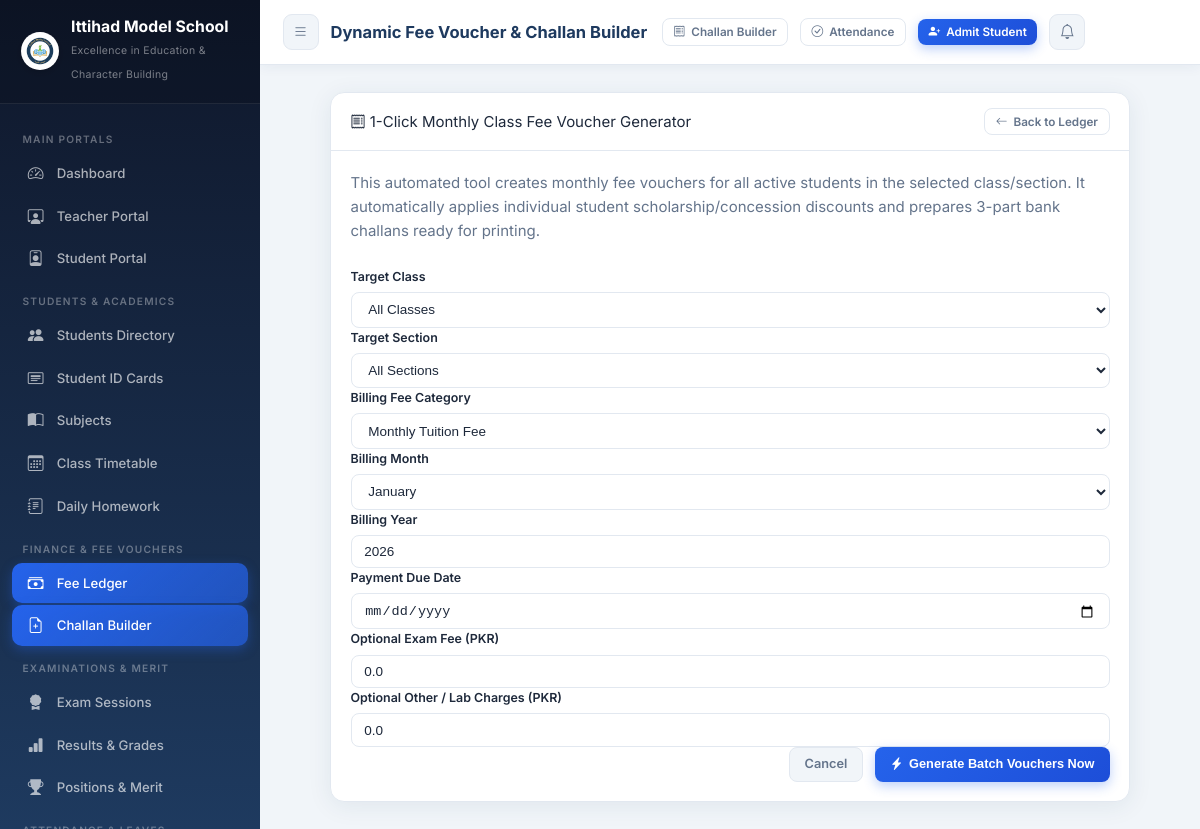
Page /fees/bulk-generate/ (signed in) on the committed database.
### core/models.py (models this page shows, shortened)
class SchoolSetting(models.Model):
    school_name        = models.CharField(max_length=200, default='Ittihad Model School')
    tagline            = models.CharField(max_length=250, default='Excellence in Education & Character Building')
    registration_no    = models.CharField(max_length=100, default='REG-IMS-2026-987')
    address            = models.TextField(default='Sector H-9, Educational Complex, Capital City')
    contact_phone      = models.CharField(max_length=50, default='+92 51 9876543 / 0300-1234567')
    email              = models.EmailField(default='info@ittihadmodelschool.edu.pk')
    website            = models.URLField(default='https://ittihadmodelschool.edu.pk', blank=True)
    logo               = models.ImageField(upload_to='school_branding/', default='school_branding/logo.png', blank=True, null=True)
    bank_name          = models.CharField(max_length=100, default='National Allied Bank Ltd')
    bank_account_title = models.CharField(max_length=150, default='Ittihad Model School Trust')
    bank_account_no    = models.CharField(max_length=50, default='0123-4567890123')
    iban               = models.CharField(max_length=50, default='PK36NABL0000012345678901')
    bank_branch        = models.CharField(max_length=100, default='Main Campus Branch (Code: 0422)')
    currency_symbol    = models.CharField(max_length=10, default='PKR')
    late_fee_per_day   = models.DecimalField(max_digits=8, decimal_places=2, default=50.00)
    principal_name     = models.CharField(max_length=100, default='Prof. Dr. Sarah Jenkins')
    @classmethod
    def get_settings(cls):
        obj, _ = cls.objects.get_or_create(
            id=1,
            defaults={
                'school_name': 'Ittihad Model School',
                'tagline': 'Excellence in Education & Character Building',
                'logo': 'school_branding/logo.png',
            }
        )
        return obj

### core/views.py (the view, shortened to what this page needs)
# urls.py: path('fees/bulk-generate/',          views.bulk_voucher_generate,    name='bulk_voucher_generate'),
@login_required
def bulk_voucher_generate(request):
    form = BulkVoucherForm(request.POST or None)
    return render(request, 'core/bulk_voucher_form.html', {'form': form, 'title': 'Bulk Fee Voucher Builder'})

### core/forms.py
class BulkVoucherForm(forms.Form):
    student_class = forms.ChoiceField(choices=[('All', 'All Classes')] + CLASS_CHOICES, widget=forms.Select(attrs={'class': 'form-select'}))
    section = forms.ChoiceField(choices=[('All', 'All Sections')] + SECTION_CHOICES, widget=forms.Select(attrs={'class': 'form-select'}))
    fee_type = forms.ChoiceField(choices=FEE_TYPE, initial='Monthly', widget=forms.Select(attrs={'class': 'form-select'}))
    month = forms.ChoiceField(choices=MONTH_CHOICES, widget=forms.Select(attrs={'class': 'form-select'}))
    year = forms.IntegerField(initial=2026, widget=forms.NumberInput(attrs={'class': 'form-control'}))
    due_date = forms.DateField(widget=forms.DateInput(attrs={'class': 'form-control', 'type': 'date'}))
    exam_fee = forms.DecimalField(required=False, initial=0.00, widget=forms.NumberInput(attrs={'class': 'form-control'}))
    other_fee = forms.DecimalField(required=False, initial=0.00, widget=forms.NumberInput(attrs={'class': 'form-control'}))

### core/context_processors.py (called while the page is built)
def school_settings_processor(request):
    try:
        setting = SchoolSetting.get_settings()
    except Exception:
        setting = None
    return {
        'school_setting': setting,
        'SCHOOL_NAME': setting.school_name if setting else 'Ittihad Model School',
    }

### templates/core/bulk_voucher_form.html (shortened to what this page needs)
{% extends "base.html" %}
{% block page_title %}Dynamic Fee Voucher & Challan Builder{% endblock %}
{% block content %}
<div class="form-container fade-in" style="max-width: 800px; margin: 0 auto;">
  <div class="card">
    <div class="card-header">
      <div class="card-title"><i class="bi bi-receipt text-primary"></i> 1-Click Monthly Class Fee Voucher Generator</div>
      <a href="{% url 'fee_list' %}" class="btn btn-outline btn-sm"><i class="bi bi-arrow-left"></i> Back to Ledger</a>
    </div>
    <div class="card-body">
      <p class="text-muted mb-4">
        This automated tool creates monthly fee vouchers for all active students in the selected class/section. It automatically applies individual student scholarship/concession discounts and prepares 3-part bank challans ready for printing.
      </p>
      <form method="post">
        <div class="form-grid">
          <div class="form-group">
            <label class="form-label">Target Class</label>
            {{ form.student_class }}
          </div>
          <div class="form-group">
            <label class="form-label">Target Section</label>
            {{ form.section }}
          </div>
          <div class="form-group">
            <label class="form-label">Billing Fee Category</label>
            {{ form.fee_type }}
          </div>
          <div class="form-group">
            <label class="form-label">Billing Month</label>
            {{ form.month }}
          </div>
          <div class="form-group">
            <label class="form-label">Billing Year</label>
            {{ form.year }}
          </div>
          <div class="form-group">
            <label class="form-label">Payment Due Date</label>
            {{ form.due_date }}
          </div>
          <div class="form-group">
            <label class="form-label">Optional Exam Fee (PKR)</label>
            {{ form.exam_fee }}
          </div>
          <div class="form-group">
            <label class="form-label">Optional Other / Lab Charges (PKR)</label>
            {{ form.other_fee }}
          </div>
        </div>
        <div class="form-actions mt-4" style="display:flex; justify-content:flex-end; gap:12px;">
          <a href="{% url 'fee_list' %}" class="btn btn-secondary">Cancel</a>
          <button type="submit" class="btn btn-primary">
            <i class="bi bi-lightning-charge-fill"></i> Generate Batch Vouchers Now
          </button>
        </div>
      </form>
    </div>
  </div>
</div>
{% endblock %}

### templates/base.html (shortened to what this page needs)
<!DOCTYPE html>
<html lang="en">
<head>
  {% load static %}
  <link rel="stylesheet" href="{% static 'css/style.css' %}">
  <link rel="stylesheet" href="https://cdn.jsdelivr.net/npm/bootstrap-icons@1.11.1/font/bootstrap-icons.css">
</head>
<body>
<aside class="sidebar" id="sidebar">
  <div class="sidebar-brand">
    <div class="brand-icon" style="display:flex; align-items:center; justify-content:center; background:none;">
      {% if school_setting.logo %}
        <img src="{{ school_setting.logo.url }}" alt="Logo" style="width:38px; height:38px; border-radius:50%; object-fit:contain; background:white; padding:1px; box-shadow:0 2px 6px rgba(0,0,0,0.15);">
      {% else %}
        <img src="{% static 'images/logo.png' %}" alt="Logo" style="width:38px; height:38px; border-radius:50%; object-fit:contain; background:white; padding:1px; box-shadow:0 2px 6px rgba(0,0,0,0.15);" onerror="this.outerHTML='🏫'">
      {% endif %}
    </div>
    <div class="brand-text">
      <h2 style="font-size:1.05rem; line-height:1.2;">{{ school_setting.school_name|default:"Ittihad Model School" }}</h2>
      <span style="font-size:0.7rem; letter-spacing:0.3px;">{{ school_setting.tagline|default:"Excellence in Education" }}</span>
    </div>
  </div>
  <nav class="sidebar-menu">
    <div class="menu-label">Main Portals</div>
    <div class="nav-item">
      <a href="{% url 'dashboard' %}" class="nav-link">
        <span class="nav-icon"><i class="bi bi-speedometer2"></i></span>
        Dashboard
      </a>
    </div>
    <div class="nav-item">
      <a href="{% url 'teacher_portal' %}" class="nav-link">
        <span class="nav-icon"><i class="bi bi-person-workspace"></i></span>
        Teacher Portal
      </a>
    </div>
    <div class="nav-item">
      <a href="{% url 'student_portal' %}" class="nav-link">
        <span class="nav-icon"><i class="bi bi-person-badge"></i></span>
        Student Portal
      </a>
    </div>
    <div class="menu-label">Students & Academics</div>
    <div class="nav-item">
      <a href="{% url 'student_list' %}" class="nav-link">
        <span class="nav-icon"><i class="bi bi-people-fill"></i></span>
        Students Directory
      </a>
    </div>
    <div class="nav-item">
      <a href="{% url 'student_id_cards_pdf' %}" target="_blank" class="nav-link">
        <span class="nav-icon"><i class="bi bi-card-heading"></i></span>
        Student ID Cards
      </a>
    </div>
    <div class="nav-item">
      <a href="{% url 'subject_list' %}" class="nav-link">
        <span class="nav-icon"><i class="bi bi-book-half"></i></span>
        Subjects
      </a>
    </div>
    <div class="nav-item">
      <a href="{% url 'timetable_list' %}" class="nav-link">
        <span class="nav-icon"><i class="bi bi-calendar3"></i></span>
        Class Timetable
      </a>
    </div>
    <div class="nav-item">
      <a href="{% url 'homework_list' %}" class="nav-link">
        <span class="nav-icon"><i class="bi bi-journal-text"></i></span>
        Daily Homework
      </a>
    </div>
    <div class="menu-label">Finance & Fee Vouchers</div>
    <div class="nav-item">
      <a href="{% url 'fee_list' %}" class="nav-link">
        <span class="nav-icon"><i class="bi bi-cash-stack"></i></span>
        Fee Ledger
      </a>
    </div>
    <div class="nav-item">
      <a href="{% url 'bulk_voucher_generate' %}" class="nav-link">
        <span class="nav-icon"><i class="bi bi-file-earmark-plus"></i></span>
        Challan Builder
      </a>
    </div>
    <div class="menu-label">Examinations & Merit</div>
    <div class="nav-item">
      <a href="{% url 'exam_list' %}" class="nav-link">
        <span class="nav-icon"><i class="bi bi-award-fill"></i></span>
        Exam Sessions
      </a>
    </div>
    <div class="nav-item">
      <a href="{% url 'result_list' %}" class="nav-link">
        <span class="nav-icon"><i class="bi bi-bar-chart-fill"></i></span>
        Results & Grades
      </a>
    </div>
    <div class="nav-item">
      <a href="{% url 'merit_list_view' %}" class="nav-link">
        <span class="nav-icon"><i class="bi bi-trophy-fill"></i></span>
        Positions & Merit
      </a>
    </div>
    <div class="menu-label">Attendance & Leaves</div>
  </nav>
</aside>
<header class="topbar">
  <div style="display:flex; align-items:center; gap:12px;">
    <button class="btn-icon" id="menuToggle" aria-label="Toggle menu">
      <i class="bi bi-list"></i>
    </button>
    <div class="topbar-title">{% block page_title %}EduManage Dashboard{% endblock %}</div>
  </div>
  <div class="topbar-actions">
    <a href="{% url 'bulk_voucher_generate' %}" class="btn btn-outline btn-sm" title="Generate Monthly Vouchers">
      <i class="bi bi-receipt"></i> <span class="d-none-sm">Challan Builder</span>
    </a>
    <a href="{% url 'student_attendance' %}" class="btn btn-outline btn-sm" title="Mark Daily Attendance">
      <i class="bi bi-check-circle"></i> <span class="d-none-sm">Attendance</span>
    </a>
    <a href="{% url 'student_add' %}" class="btn btn-primary btn-sm" id="quickAddStudent">
      <i class="bi bi-person-plus-fill"></i> <span class="d-none-sm">Admit Student</span>
    </a>
    <a href="{% url 'notifications' %}" class="btn-icon" id="notifBtn" title="Notifications">
      <i class="bi bi-bell"></i>
    </a>
  </div>
</header>
<main class="main-content">
  <div class="page-body">
    {% block content %}{% endblock %}
  </div>
</main>
</body>
</html>

### rows in the picture
SchoolSetting: logo (picture), school_name "Ittihad Model School", tagline "Excellence in Education & Character Building"
